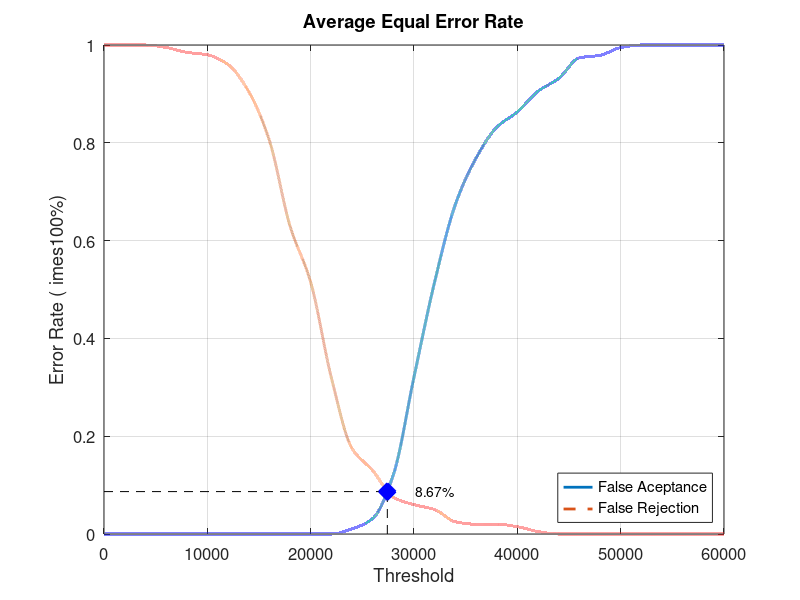
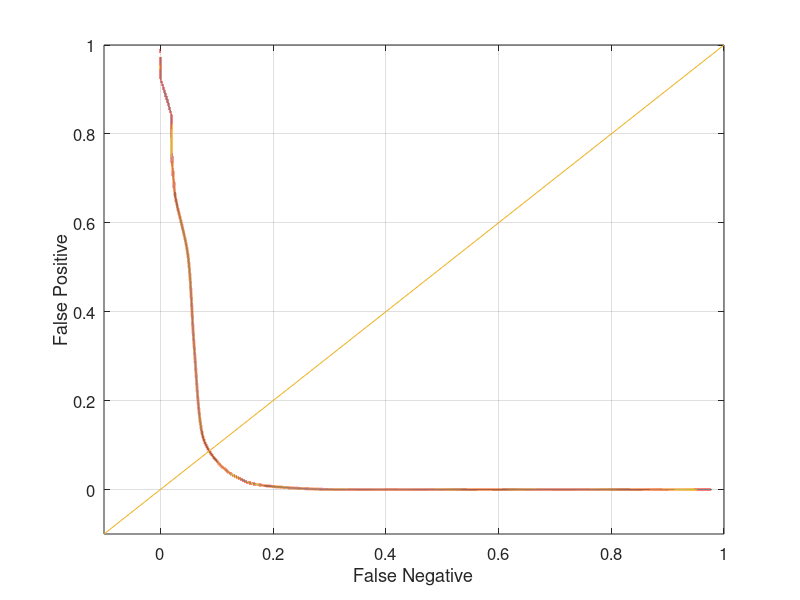

Reproduce these figures in MATLAB, in order.
close all;
clear;
clc;
x = 0:2000:60000;
xq = 0:0.5:60000;

y0 = [0 0 0 0 0 0 0 0 0 0 0 0 0.0105263 0.0315789 0.121053 0.321053 0.515789 0.673684 0.768421 0.831579 0.863158 0.905263 0.931579 0.973684 0.978947 0.994737 1 1 1 1 1]
yy0 = interp1(x, y0, xq, 'pchip');
y1 = [1 1 1 0.995 0.985 0.98 0.96 0.905 0.805 0.63 0.515 0.32 0.175 0.13 0.075 0.06 0.05 0.025 0.02 0.02 0.015 0.005 0 0 0 0 0 0 0 0 0]
yy1 = interp1(x, y1, xq, 'pchip');

% Calculating EER: 
y2 = abs(y0 - y1);
find(y2 == min(y2))
yy2 = abs(yy0 - yy1);
xEER = find(yy2 == min(yy2));
xEERIndex = xq(xEER) % X-axis EER
yEER = yy0(xEER) % Y-axis EER

main = figure
plot(xq, yy0,'-','LineWidth', 2);	hold on
plot(xq, yy1,'--','LineWidth', 2);	hold on
plot([xEERIndex xEERIndex], [0 yEER], 'k--');	hold on
plot([0 xEERIndex], [yEER yEER], 'k--');	hold on
plot(xEERIndex, yEER, 'bx', 'LineWidth', 10);	hold on
text(xEERIndex + 10 * xEERIndex / 100, yEER, [num2str(round((10000 * yEER)) / 100) '%'])
legend('False Aceptance', 'False Rejection', 'Location', 'SouthEast')
xlabel('Threshold')
ylabel('Error Rate (	imes100%)')
title('Average Equal Error Rate')
set(gca, 'FontSize', 12)
axis([0 60000 0 1])
grid on

print(main, 'Database2_1Main', '-dpng');
FNRxFPR = figure('Color', [1 1 1]);
plot(yy1, yy0, '-', yy1, yy0, 'LineWidth', 2);
hold on
y = -0.1:0.1:1
plot(y, y); 
set(gca, 'FontSize', 12)
xlabel('False Negative')
ylabel('False Positive')
axis([-0.1 1 -0.1 1])
set(gca, 'FontSize', 12)
grid on

print(FNRxFPR, 'Database2_1FNRxFPR','-dpng');
